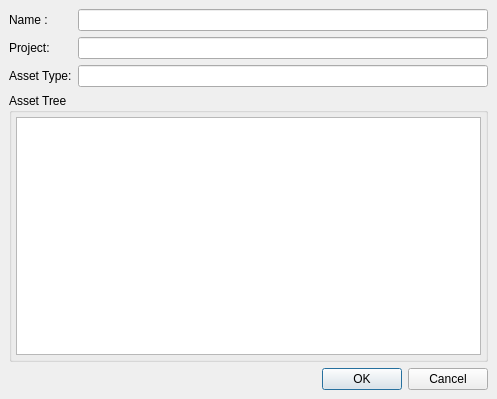
<ui version="4.0" >
 <author></author>
 <comment></comment>
 <exportmacro></exportmacro>
 <class>AssetTemplateDialogUI</class>
 <widget class="QDialog" name="AssetTemplateDialogUI" >
  <property name="geometry" >
   <rect>
    <x>0</x>
    <y>0</y>
    <width>497</width>
    <height>399</height>
   </rect>
  </property>
  <property name="windowTitle" >
   <string>Edit Template</string>
  </property>
  <layout class="QGridLayout" >
   <property name="margin" >
    <number>9</number>
   </property>
   <property name="spacing" >
    <number>6</number>
   </property>
   <item row="0" column="0" >
    <layout class="QGridLayout" >
     <property name="margin" >
      <number>0</number>
     </property>
     <property name="spacing" >
      <number>6</number>
     </property>
     <item row="1" column="0" >
      <widget class="QLabel" name="label" >
       <property name="text" >
        <string>Project:</string>
       </property>
      </widget>
     </item>
     <item row="1" column="1" >
      <widget class="QLineEdit" name="mProject" >
       <property name="enabled" >
        <bool>true</bool>
       </property>
       <property name="readOnly" >
        <bool>true</bool>
       </property>
      </widget>
     </item>
     <item row="2" column="0" >
      <widget class="QLabel" name="label_2" >
       <property name="text" >
        <string>Asset Type:</string>
       </property>
      </widget>
     </item>
     <item row="2" column="1" >
      <widget class="QLineEdit" name="mType" >
       <property name="enabled" >
        <bool>true</bool>
       </property>
       <property name="readOnly" >
        <bool>true</bool>
       </property>
      </widget>
     </item>
     <item row="0" column="1" >
      <widget class="QLineEdit" name="mTemplateName" >
       <property name="enabled" >
        <bool>true</bool>
       </property>
       <property name="readOnly" >
        <bool>false</bool>
       </property>
      </widget>
     </item>
     <item row="0" column="0" >
      <widget class="QLabel" name="label_3" >
       <property name="text" >
        <string>Name :</string>
       </property>
      </widget>
     </item>
    </layout>
   </item>
   <item row="1" column="0" >
    <widget class="QGroupBox" name="mTreeGroup" >
     <property name="title" >
      <string>Asset Tree</string>
     </property>
     <layout class="QGridLayout" >
      <property name="margin" >
       <number>4</number>
      </property>
      <property name="spacing" >
       <number>6</number>
      </property>
      <item row="0" column="0" >
       <widget class="RecordTreeView" name="mTree" />
      </item>
     </layout>
    </widget>
   </item>
   <item row="2" column="0" >
    <layout class="QHBoxLayout" >
     <property name="margin" >
      <number>0</number>
     </property>
     <property name="spacing" >
      <number>6</number>
     </property>
     <item>
      <spacer>
       <property name="orientation" >
        <enum>Qt::Horizontal</enum>
       </property>
       <property name="sizeHint" >
        <size>
         <width>131</width>
         <height>2</height>
        </size>
       </property>
      </spacer>
     </item>
     <item>
      <widget class="QPushButton" name="mOKButton" >
       <property name="text" >
        <string>OK</string>
       </property>
      </widget>
     </item>
     <item>
      <widget class="QPushButton" name="mCancelButton" >
       <property name="text" >
        <string>Cancel</string>
       </property>
      </widget>
     </item>
    </layout>
   </item>
  </layout>
 </widget>
 <customwidgets>
  <customwidget>
   <class>RecordTreeView</class>
   <extends>QTreeView</extends>
   <header>recordtreeview.h</header>
   <container>0</container>
   <pixmap></pixmap>
  </customwidget>
 </customwidgets>
 <resources/>
 <connections>
  <connection>
   <sender>mOKButton</sender>
   <signal>clicked()</signal>
   <receiver>AssetTemplateDialogUI</receiver>
   <slot>accept()</slot>
   <hints>
    <hint type="sourcelabel" >
     <x>337</x>
     <y>412</y>
    </hint>
    <hint type="destinationlabel" >
     <x>96</x>
     <y>254</y>
    </hint>
   </hints>
  </connection>
  <connection>
   <sender>mCancelButton</sender>
   <signal>clicked()</signal>
   <receiver>AssetTemplateDialogUI</receiver>
   <slot>reject()</slot>
   <hints>
    <hint type="sourcelabel" >
     <x>420</x>
     <y>412</y>
    </hint>
    <hint type="destinationlabel" >
     <x>179</x>
     <y>282</y>
    </hint>
   </hints>
  </connection>
 </connections>
</ui>
